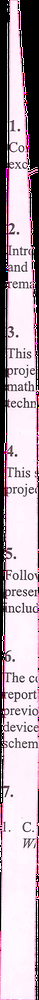
%> input picture Regular/image0.png, 39 x 1000 px, shrunk from 173 x 4384 before the run; its folder holds only this picture in this run
$ octave straighten.m   (GNU Octave 9; MATLAB toolbox functions it lacks are replaced by stand-ins)
%> lines starting %> are read from the running program, lines starting %| are printed output that depends on the picture; in (x1, y1, x2, y2) boxes, pixels count from 0 and x2, y2 are one past the last pixel; in counts of white or black regions, pixels touching at a corner belong together; the program's own positions count from 1


for fileno=0:9
    close all;
    im = imread(sprintf('Regular/image%d.png',fileno));
%> im is the input picture: size 1000x39x3 uint8; mean R, G, B 187.2, 170.4, 181.3
    bw = im2bw(im);
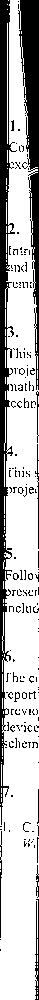
%> bw: size 1000x39 logical; 72.5% white; 191 black regions (177 under 20 px), largest, box (x1, y1, x2, y2) and area: (0, 0, 17, 825) 5185, (18, 0, 39, 390) 3638, (35, 899, 39, 1000) 231

    [r c] = size(bw);
%> r = 1000; c = 39
    endy = find(diff(bw(r*0.2:r*0.8,end)) == -1 , 1, 'last');
%> endy = 590
    endx = find(diff(bw(end,:)) == -1 , 1, 'last');
%> endx = 35
    rise = r - endy;
%> rise = 410
    run = c  - endx;
%> run = 4

    slope = run/rise;
%> slope = 0.00976

    top = im(1:endy,:,:);
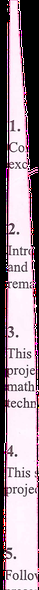
%> top: size 590x39x3 uint8; mean R, G, B 160.2, 143.5, 153.8

    focus = im( endy:end, :,:);
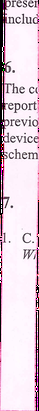
%> focus: size 411x39x3 uint8; mean R, G, B 226, 209.1, 220.7

    a = slope;
%> a = 0.00976
    T = maketform('affine',[1 0 0 ; a 1 0; 0 0 1]);
%> T = {ndims_in 2, ndims_out 2}
%> (the run ends here)
